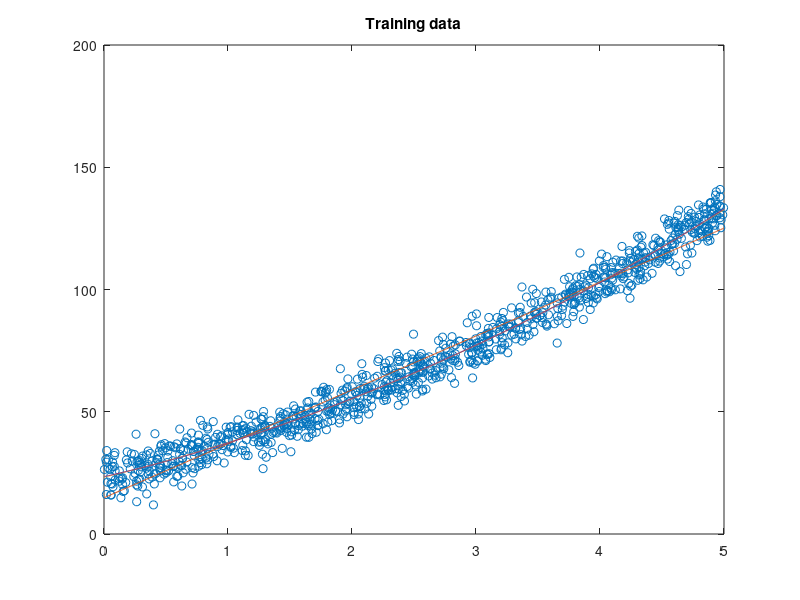
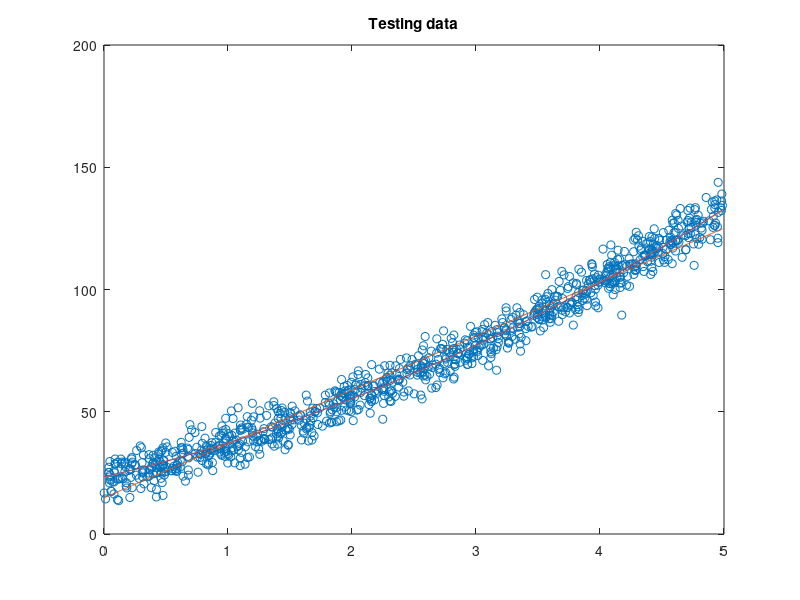

MATLAB code to generate these figures, in order:
numelstrain = 1000; % Number of elements in training data set
numelstest = 1000;  % Number of elements in testing data set

% -- TRAINING DATA SET -- %
trainx = rand(1, numelstrain)*5;
trainx = sort(trainx);
trainy = 2*trainx.^2 + 12*trainx + 23;

trainy = trainy + randn(1, numelstrain) * 5;   %Add gaussian noise

% -- TESTING DATA SET -- %
testx = rand(1, numelstest)*5;
testx = sort(testx);
testy = 2*testx.^2 + 12*testx + 23;

testy = testy + randn(1, numelstest) * 5;   %Add gaussian noise

%Polyfits
%1st order fit
trainp1 = polyfit(trainx, trainy, 1)
trainp2 = polyfit(trainx, trainy, 2)
trainp4 = polyfit(trainx, trainy, 4)

%Calculate output for training data
trainy1 = polyval(trainp1, trainx);
trainy2 = polyval(trainp2, trainx);
trainy4 = polyval(trainp4, trainx);

%Plot polyfits with training data
figure
plot(trainx,trainy,'o')
hold on
plot(trainx,trainy1)
plot(trainx,trainy2)
plot(trainx,trainy4)
hold off
title('Training data')

%Calculate error for training data
trainerr1 = 0;
for i = 1:numelstrain
    trainerr1 = trainerr1 + (log(trainy1(i)+1) - log(trainy(i)+1))^2;
end
trainerr1 = sqrt(trainerr1/numelstrain)

trainerr2 = 0;
for i = 1:numelstrain
    trainerr2 = trainerr2 + (log(trainy2(i)+1) - log(trainy(i)+1))^2;
end
trainerr2 = sqrt(trainerr2/numelstrain)

trainerr4 = 0;
for i = 1:numelstrain
    trainerr4 = trainerr4 + (log(trainy4(i)+1) - log(trainy(i)+1))^2;
end
trainerr4 = sqrt(trainerr4/numelstrain)

%Calculate output for testing data
testy1 = polyval(trainp1, testx);
testy2 = polyval(trainp2, testx);
testy4 = polyval(trainp4, testx);

%Plot polyfits with testing data
figure
plot(testx,testy,'o')
hold on
plot(testx,testy1)
plot(testx,testy2)
plot(testx,testy4)
hold off
title('Testing data')

%Calculate error for training data
testerr1 = 0;
for i = 1:numelstest
    testerr1 = testerr1 + (log(testy1(i)+1) - log(trainy(i)+1))^2;
end
testerr1 = sqrt(testerr1/numelstest)

testerr2 = 0;
for i = 1:numelstest
    testerr2 = testerr2 + (log(testy2(i)+1) - log(trainy(i)+1))^2;
end
testerr2 = sqrt(testerr2/numelstest)

testerr4 = 0;
for i = 1:numelstest
    testerr4 = testerr4 + (log(testy4(i)+1) - log(trainy(i)+1))^2;
end
testerr4 = sqrt(testerr4/numelstest)